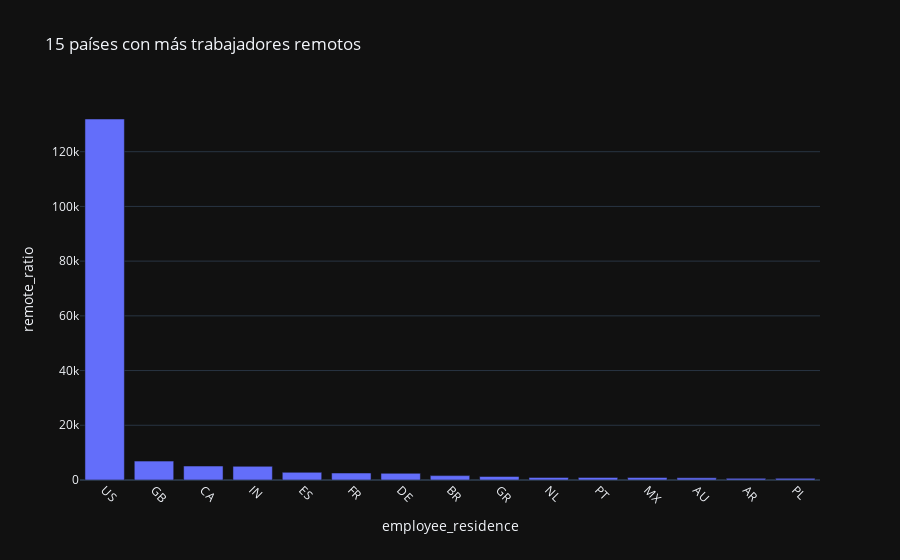

Write notebook code for a chart like this one.
### Markdown cell above
¿Cuál es el país con más trabajadores remotos?

### Code cell
remote_work_by_country = df.groupby('employee_residence')['remote_ratio'].sum().reset_index()
remote_work_by_country_sorted = remote_work_by_country.sort_values('remote_ratio', ascending=False)

top_15_countries = remote_work_by_country_sorted.head(15)

fig = px.bar(top_15_countries, x='employee_residence', y='remote_ratio', 
             title='15 países con más trabajadores remotos', 
             template='plotly_dark')

fig.update_xaxes(tickangle=45)

fig.show()

### Figure 1 — Plotly figure (JSON) as saved in the notebook; plotly's stock layout.template omitted (floating-point values rounded to 4 significant figures)
{"data": [{"alignmentgroup": "True", "hovertemplate": "employee_residence=%{x}<br>remote_ratio=%{y}<extra></extra>", "legendgroup": "", "marker": {"color": "#636efa", "pattern": {"shape": ""}}, "name": "", "offsetgroup": "", "orientation": "v", "showlegend": false, "textposition": "auto", "type": "bar", "x": ["US", "GB", "CA", "IN", "ES", "FR", "DE", "BR", "GR", "NL", "PT", "MX", "AU", "AR", "PL"], "xaxis": "x", "y": [131950, 6900, 5100, 5000, 2800, 2550, 2450, 1600, 1300, 950, 950, 900, 800, 600, 600], "yaxis": "y"}], "layout": {"barmode": "relative", "legend": {"tracegroupgap": 0}, "title": {"text": "15 países con más trabajadores remotos"}, "xaxis": {"anchor": "y", "domain": [0, 1], "tickangle": 45, "title": {"text": "employee_residence"}}, "yaxis": {"anchor": "x", "domain": [0, 1], "title": {"text": "remote_ratio"}}}}
